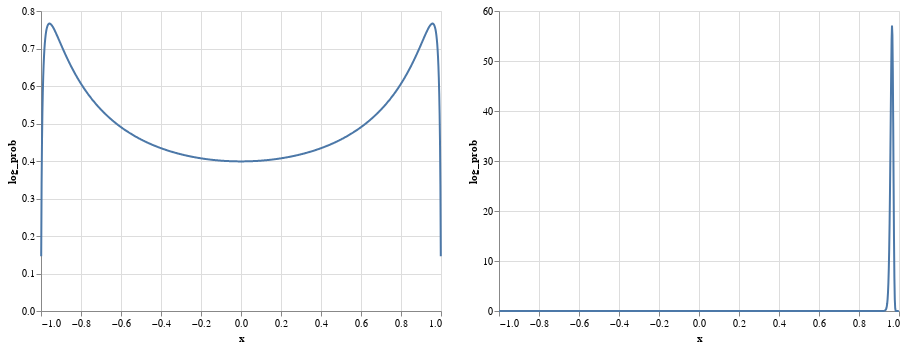

Notebook source saved alongside this figure:
### Code cell
render_dist(SquashedNormal(0, 1)) | render_dist(SquashedNormal(mu, log_std.exp()))

### Figure 1 — Vega-Lite specification as saved in the notebook (floating-point values rounded to 4 significant figures; data arrays with more than 128 entries replaced by an {"elided": "..."} marker saying what was removed)
{"config": {"view": {"continuousWidth": 400, "continuousHeight": 300}}, "hconcat": [{"data": {"name": "data-e220c5aa7c485ff069ac702648ee44a5"}, "mark": "line", "encoding": {"x": {"type": "quantitative", "field": "x"}, "y": {"type": "quantitative", "field": "log_prob"}}}, {"data": {"name": "data-b8414145e2af6fa312db4ed40d37c4a0"}, "mark": "line", "encoding": {"x": {"type": "quantitative", "field": "x"}, "y": {"type": "quantitative", "field": "log_prob"}}}], "$schema": "https://vega.github.io/schema/vega-lite/v4.8.1.json", "datasets": {"data-e220c5aa7c485ff069ac702648ee44a5": {"elided": "1000 records"}, "data-b8414145e2af6fa312db4ed40d37c4a0": {"elided": "1000 records"}}}
